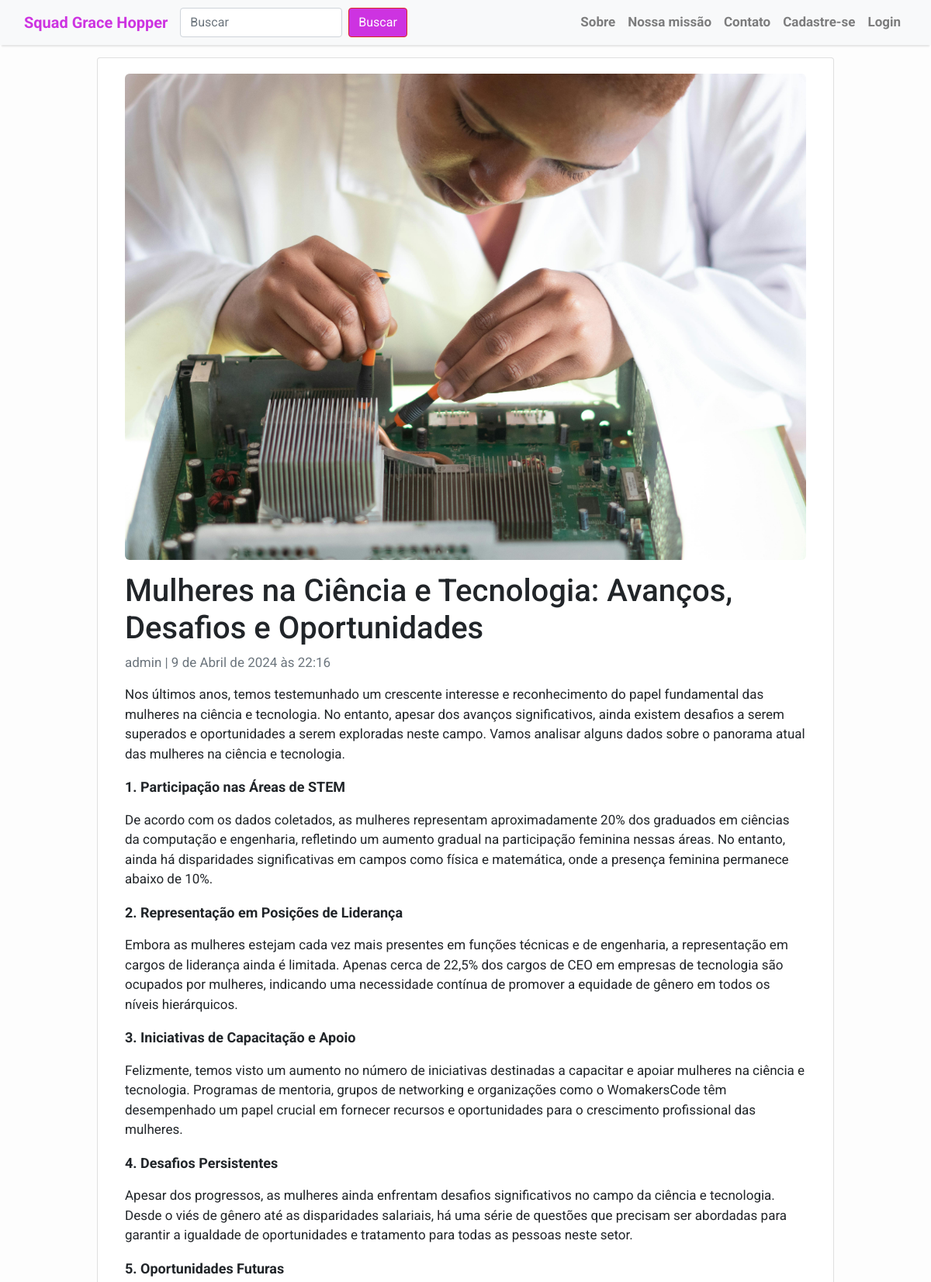
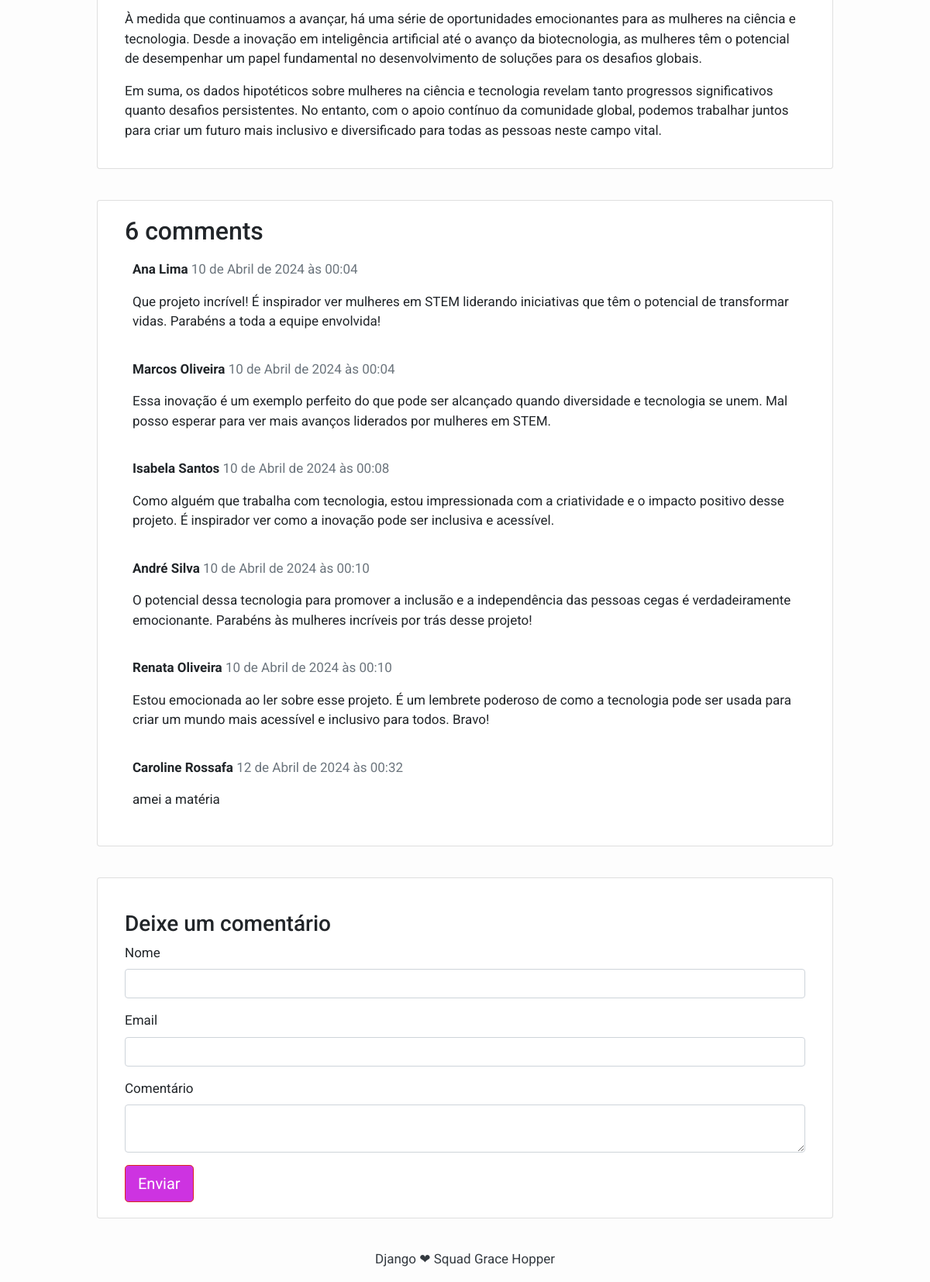
/mulheres-na-ciencia-e-tecnologia-avancos-desafios-e-oportunidades/, run on the app's committed database (2 pictures, top to bottom).
### blog/models.py (models this page shows, shortened)
class Post(models.Model):
    image = models.ImageField(upload_to='images', verbose_name='imagem',  default='images/default.jpg')
    title = models.CharField(max_length=200, unique=True)
    slug = models.SlugField(max_length=200, unique=True)
    author = models.ForeignKey(User, on_delete= models.CASCADE,related_name='blog_posts')
    updated_on = models.DateTimeField(auto_now= True)
    content = models.TextField()
    created_on = models.DateTimeField(auto_now_add=True)
    status = models.IntegerField(choices=STATUS, default=0)
    class Meta:
        ordering = ['-created_on']

class Comment(models.Model):
    post = models.ForeignKey(Post, on_delete=models.CASCADE, related_name='comments')
    name = models.CharField(max_length=200, verbose_name='nome')
    email = models.EmailField(verbose_name='email')
    body = models.TextField(verbose_name='comentário')
    created_on = models.DateTimeField(auto_now_add=True)
    active = models.BooleanField(default=False)
    class Meta:
        ordering = ['created_on']

### blog/views.py (the view)
# urls.py: path('<slug:slug>/', views.post_detail, name='post_detail'),
def post_detail(request, slug):
    template_name = 'post_detail.html'
    post = Post.objects.get(slug=slug)
    comments = post.comments.filter(active=True)
    new_comment = None
    comment_form = CommentForm()
    if request.method == 'POST':
        comment_form = CommentForm(data=request.POST)
        if comment_form.is_valid():
            new_comment = post.comments.create(**comment_form.cleaned_data)
    return render(request, template_name, {
        'post': post,
        'comments': comments,
        'new_comment': new_comment,
        'comment_form': comment_form,
    })

### blog/forms.py
class CommentForm(forms.ModelForm):
    class Meta:
        model = Comment
        fields = ('name', 'email', 'body')

### blog/templates/post_detail.html (shortened to what this page needs)
{% extends 'base.html' %}
{% block content %}
<div class="container">
  <div class="row">
    <div class="col-md-10 card mb-4 mt-3 mx-auto">
      <div class="card-body">
        {% if post.image %}
          <img src="{{ post.image.url }}" alt="{{ post.title }}" class="img-fluid" style="margin-bottom: 16px; border-radius: 6px;">
        {% endif %}
        <h1>{% block title %} {{ post.title }} {% endblock title %}</h1>
        <p class="text-muted">{{ post.author }} | {{ post.created_on }}</p>
        <p class="card-text">{{ post.content | safe }}</p>
      </div>
    </div>
    <div class="col-md-10 card mb-4 mt-3 mx-auto">
      <div class="card-body">
        <h2>{{ comments.count }} comments</h2>
        {% for comment in comments %}
        <div class="comments" style="padding: 10px;">
          <p class="font-weight-bold">
            {{ comment.name }}
            <span class="text-muted font-weight-normal">
              {{ comment.created_on }}
            </span>
          </p>
          {{ comment.body | linebreaks }}
        </div>
        {% endfor %}
      </div>
    </div>
    <div class="col-12 col-md-10 card mb-4 mt-3 mx-auto">
      <div class="card-body">
        {% if new_comment %}
        <div class="alert alert-success" role="alert">
          Seu comentário está aguardando aprovação
        </div>
        {% else %}
        <form method="post" style="margin-top: 1.3em;">
          <h3>Deixe um comentário</h3>
          <div class="form-group">
            <label for="{{ comment_form.name.auto_id }}">{{ comment_form.name.label }}</label>
            <input type="text" class="form-control" id="{{ comment_form.name.auto_id }}" name="{{ comment_form.name.html_name }}" value="{{ comment_form.name.value|default_if_none:'' }}" required>
          </div>
          <div class="form-group">
            <label for="{{ comment_form.email.auto_id }}">{{ comment_form.email.label }}</label>
            <input type="email" class="form-control" id="{{ comment_form.email.auto_id }}" name="{{ comment_form.email.html_name }}" value="{{ comment_form.email.value|default_if_none:'' }}" required>
          </div>
          <div class="form-group">
            <label for="{{ comment_form.body.auto_id }}">{{ comment_form.body.label }}</label>
            <textarea class="form-control" id="{{ comment_form.body.auto_id }}" name="{{ comment_form.body.html_name }}"required>{{ comment_form.body.value|default_if_none:'' }}</textarea>
          </div>
          <button type="submit" class="btn btn-danger btn-lg">Enviar</button>
        </form>
        {% endif %}
      </div>
    </div>
  </div>
</div>
{% endblock content %}

### blog/templates/base.html (shortened to what this page needs)
<!DOCTYPE html>
{% load static %}
<html lang="pt-br">
  <html>
    <head>
      <link
        rel="stylesheet"
        href="https://maxcdn.bootstrapcdn.com/bootstrap/4.0.0/css/bootstrap.min.css"
      />
    </head>
    <body>
      <nav
        class="navbar navbar-expand-lg navbar-light bg-light shadow"
        id="mainNav"
      >
        <div class="container-fluid">
          <a class="navbar-brand" href="{% url 'home' %}"style="color: #cd33e1;"><strong>Squad Grace Hopper</strong></a>
          <form
            class="form-inline my-2 my-lg-0"
            action="{% url 'search' %}"
            method="get"
          >
            <input
              class="form-control mr-sm-2"
              type="buscar"
              placeholder="Buscar"
              aria-label="Buscar"
              name="q"
            />
            <button class="btn btn-danger my-2 my-sm-0" type="submit">
              Buscar
            </button>
          </form>
          <div class="collapse navbar-collapse" id="navbarResponsive">
            <ul class="navbar-nav ml-auto">
              <li class="nav-item text-black">
                <a class="nav-link text-black font-weight-bold" href="{% url 'sobre' %}"
                  >Sobre</a
                >
              </li>
              <li class="nav-item text-black">
                <a class="nav-link text-black font-weight-bold" href="{% url 'nossa_missao' %}"
                  >Nossa missão</a
                >
              </li>
              <li class="nav-item text-black">
                <a class="nav-link text-black font-weight-bold" href="{%url 'contato_form'%}"
                  >Contato</a
                >
              </li>
            <li class="nav-item text-black">
              <a class="nav-link text-black font-weight-bold" href="{%url 'cadastro_autor'%}"
                >Cadastre-se</a
              >
            </li>
              <li class="nav-item text-black">
                <a class="nav-link text-black font-weight-bold" href="{%url 'login_autor'%}"
                  >Login</a
                >
              </li>
            </ul>
          </div>
        </div>
      </nav>
      {% block content %}{% endblock content %}
      <footer class="py-3 bg-grey">
        <p class="m-0 text-dark text-center">
          Django &#10084; Squad Grace Hopper
        </p>
      </footer>
    </body>
  </html>
</html>

### blog/templates/base.html (style rules this page uses)
body { font-family: "Roboto", sans-serif; font-size: 17px; background-color: #fdfdfd; }
.shadow { box-shadow: 0 4px 2px -2px rgba(0, 0, 0, 0.1); }
.btn-danger { color: #fff; background-color: #f00000; border-color: #dc281e; }
.btn-danger { background-color: #cd33e1; }

### blog/templates/post_detail.html (style rules this page uses)
.btn-danger { background-color: #cd33e1; }

### data on the page
Post: image (picture), title "Mulheres na Ciência e Tecnologia: Avanços, Desafios e Oportunidades", author "admin", created_on "9 de Abril de 2024 às 22:16", content "Nos últimos anos, temos testemunhado um crescente interesse e reconhecimento do papel fundamental das mulheres na ciência e tecnologia. No entanto, apesar dos avanços significativos, ainda existem desafios a serem superados e oportunidades a serem exploradas neste campo. Vamos analisar alguns dados sobre o panorama atual das mulheres na ciência e tecnologia. 1. Participação nas Áreas de STEM De acordo com os dados coletados, as mulheres representam aproximadamente 20% dos graduados em ciências da computação e engenharia, refletindo um aumento gradual na participação feminina nessas áreas. No entanto, ainda há disparidades significativas em campos como física e matemática, onde a presença…"
Comment: name "Ana Lima", created_on "10 de Abril de 2024 às 00:04", body "Que projeto incrível! É inspirador ver mulheres em STEM liderando iniciativas que têm o potencial de transformar vidas. Parabéns a toda a equipe envolvida!"
Comment: name "Marcos Oliveira", created_on "10 de Abril de 2024 às 00:04", body "Essa inovação é um exemplo perfeito do que pode ser alcançado quando diversidade e tecnologia se unem. Mal posso esperar para ver mais avanços liderados por mulheres em STEM."
Comment: name "Isabela Santos", created_on "10 de Abril de 2024 às 00:08", body "Como alguém que trabalha com tecnologia, estou impressionada com a criatividade e o impacto positivo desse projeto. É inspirador ver como a inovação pode ser inclusiva e acessível."
Comment: name "André Silva", created_on "10 de Abril de 2024 às 00:10", body "O potencial dessa tecnologia para promover a inclusão e a independência das pessoas cegas é verdadeiramente emocionante. Parabéns às mulheres incríveis por trás desse projeto!"
Comment: name "Renata Oliveira", created_on "10 de Abril de 2024 às 00:10", body "Estou emocionada ao ler sobre esse projeto. É um lembrete poderoso de como a tecnologia pode ser usada para criar um mundo mais acessível e inclusivo para todos. Bravo!"
Comment: name "Caroline Rossafa", created_on "12 de Abril de 2024 às 00:32", body "amei a matéria"

### other printed values
{{ comments.count }} "6"
{{ comment_form.name.label }} "Nome"
{{ comment_form.email.label }} "Email"
{{ comment_form.body.label }} "Comentário"
